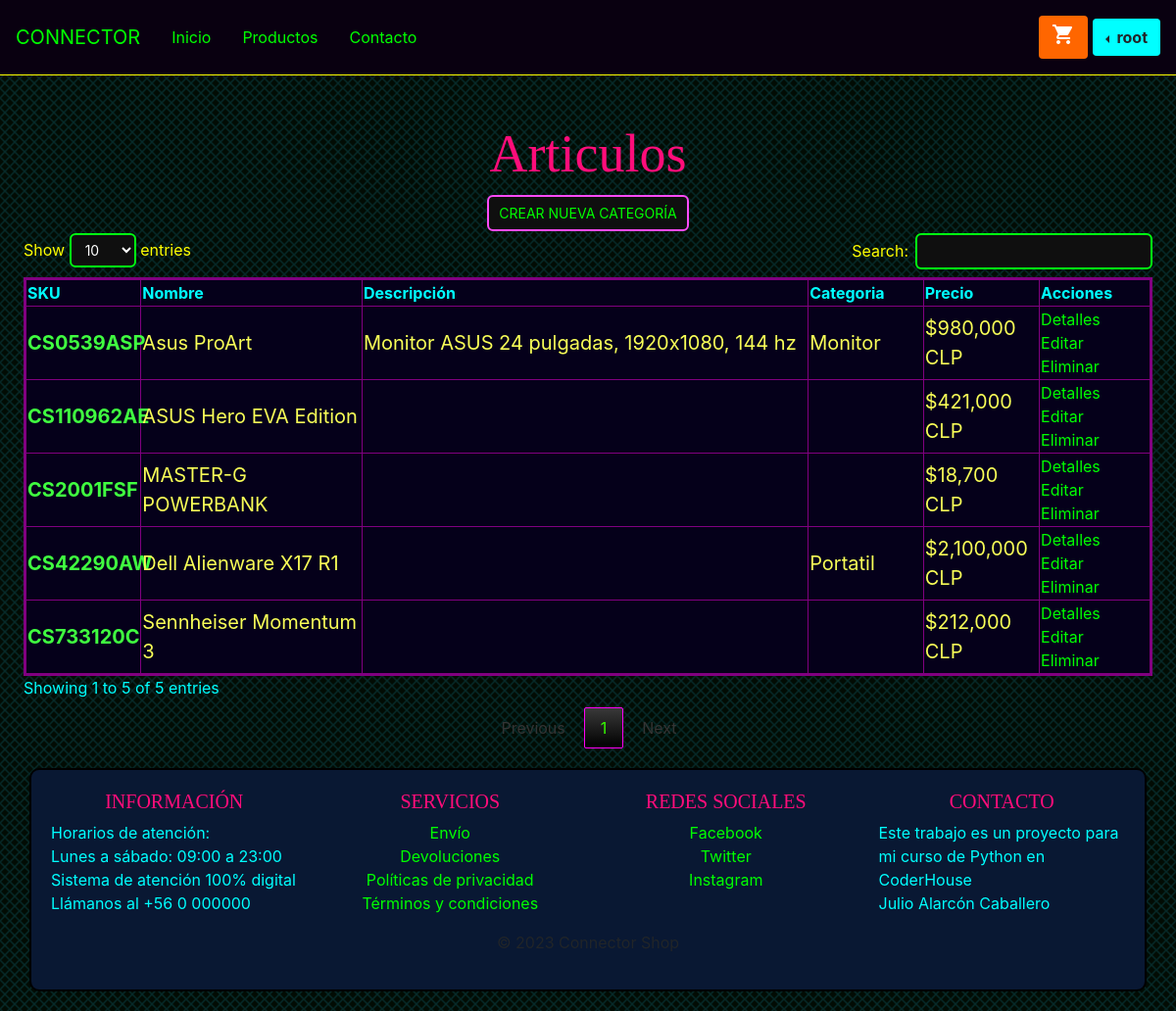
Page /article/list/ (signed in) on the earlier database version.
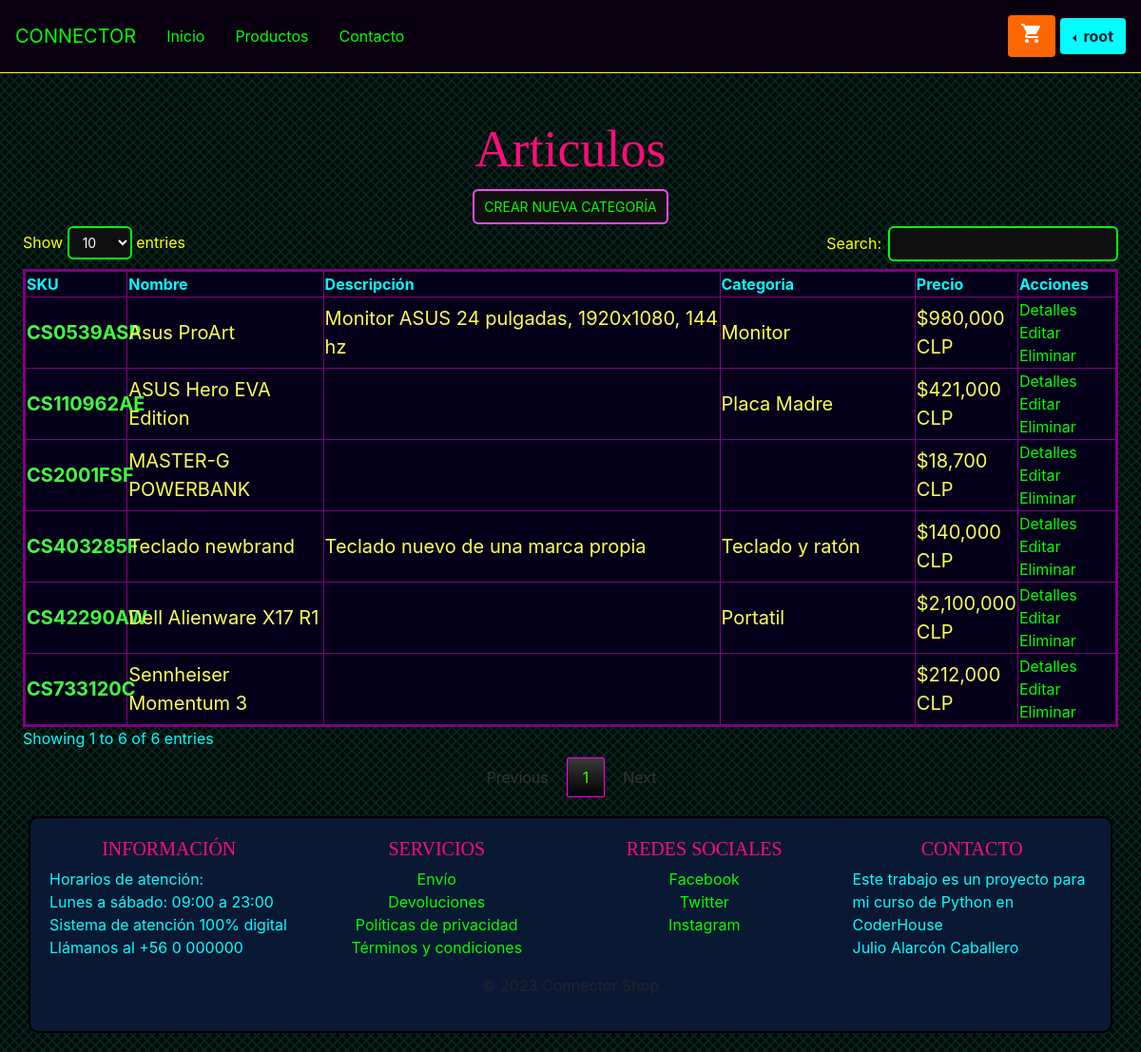
Same page on the later database version.
### connectorshop/models.py (models this page shows, shortened)
class Article(models.Model):
    title = models.CharField(max_length=200)
    sku = models.CharField(max_length=50, default='0')
    price = models.IntegerField(default=0)
    stock = models.IntegerField(default=0)
    description = models.TextField(blank=True)
    image = models.ImageField(upload_to='images/', default='images/nullproduct.jpg')
    category = models.ManyToManyField(Category)
    tag = models.ManyToManyField(Tag)
    published = models.BooleanField(default=False)
    created_at = models.DateTimeField(auto_now_add=True)
    updated_at = models.DateTimeField(auto_now=True)

class Category(models.Model):
    name = models.CharField(max_length=200)
    description = models.TextField(blank=True)
    image = models.ImageField(upload_to='categories/')
    highlighted = models.BooleanField(default=False)
    order = models.IntegerField(default=0)
    created_at = models.DateTimeField(auto_now_add=True)
    updated_at = models.DateTimeField(auto_now=True)

### connectorshop/views.py (the view)
# urls.py: path('article/list/', views.article_list, name='article_list'),
@superuser_required
def article_list(request):
    template_name = 'articles/article_list.html'
    articles = Article.objects.all().order_by('-created_at')
    context = {
        'articles': articles
    }
    return render(request, template_name, context)

### connectorshop/views.py (called while the page is built)
def superuser_required(view_func):
    decorated_view_func = user_passes_test(lambda u: u.is_superuser, login_url='/')(view_func)
    return decorated_view_func

### connectorshop/templates/articles/article_list.html (shortened to what this page needs)
{% extends 'base.html' %} {% block content %}
<h1>Articulos</h1>
<div class="button-center">
	<a class="cyberpunk-button" href="{% url 'article_new' %}">Crear nueva categoría</a>
</div>
<div class="container-fluid centered">
	<div class="row px-4">
		<table id="my-table" border="1" style="border: 3px solid purple">
			<thead>
				<tr>
					<th class="text-aqua">SKU</th>
					<th class="text-aqua">Nombre</th>
					<th class="text-aqua">Descripción</th>
					<th class="text-aqua">Categoria</th>
					<th class="text-aqua">Precio</th>
					<th class="text-aqua">Acciones</th>
				</tr>
			</thead>
			<tbody id="table-body">
				{% for article in articles %}
				<tr>
					<td class="text-green text-20 bold" style="max-width: 80px;">{{ article.sku }}</td>
					<td class="text-20" style="max-width: 150px;">{{ article.title }}</td>
					<td class="text-20" style="max-width: 300px;">{{ article.description }}</td>
					<td class="text-20" style="max-width: 150px;">
						{% for category in article.category.all %}
						{{ category.name }}
						{% endfor %}
					</td>
					{% load humanize %}
					<td class="text-20" style="max-width: 80px;">${{ article.price|floatformat:0|intcomma }} CLP</td>
					<td>
						<a href="{% url 'article_detail' article.id %}">Detalles</a></br>
						<a href="{% url 'article_edit' article.id %}">Editar</a></br>
						<a href="{% url 'article_delete' article.id %}" onclick="return confirm('¿Estás seguro que quieres eliminar este articulo?');">Eliminar</a>
					</td>
				</tr>
				{% endfor %}
			</tbody>
		</table>
	</div>
</div>
<link rel="stylesheet" type="text/css" href="/media/styles/style_table_list.css" />
{% endblock %}

Differences in the rows shown:
added Article: sku "CS403285F", title "Teclado newbrand", description "Teclado nuevo de una marca propia", price "140,000"
now on this page (row unchanged): Category: name "Teclado y ratón", shown under "CS403285F"
changed Article "CS110962AE": gains Category (name "Placa Madre")
Other differences:
text written by a page script: "Show entries Search: Showing 1 to 5 of 5 entries Previous 1 Next" → "Show entries Search: Showing 1 to 6 of 6 entries Previous 1 Next"
